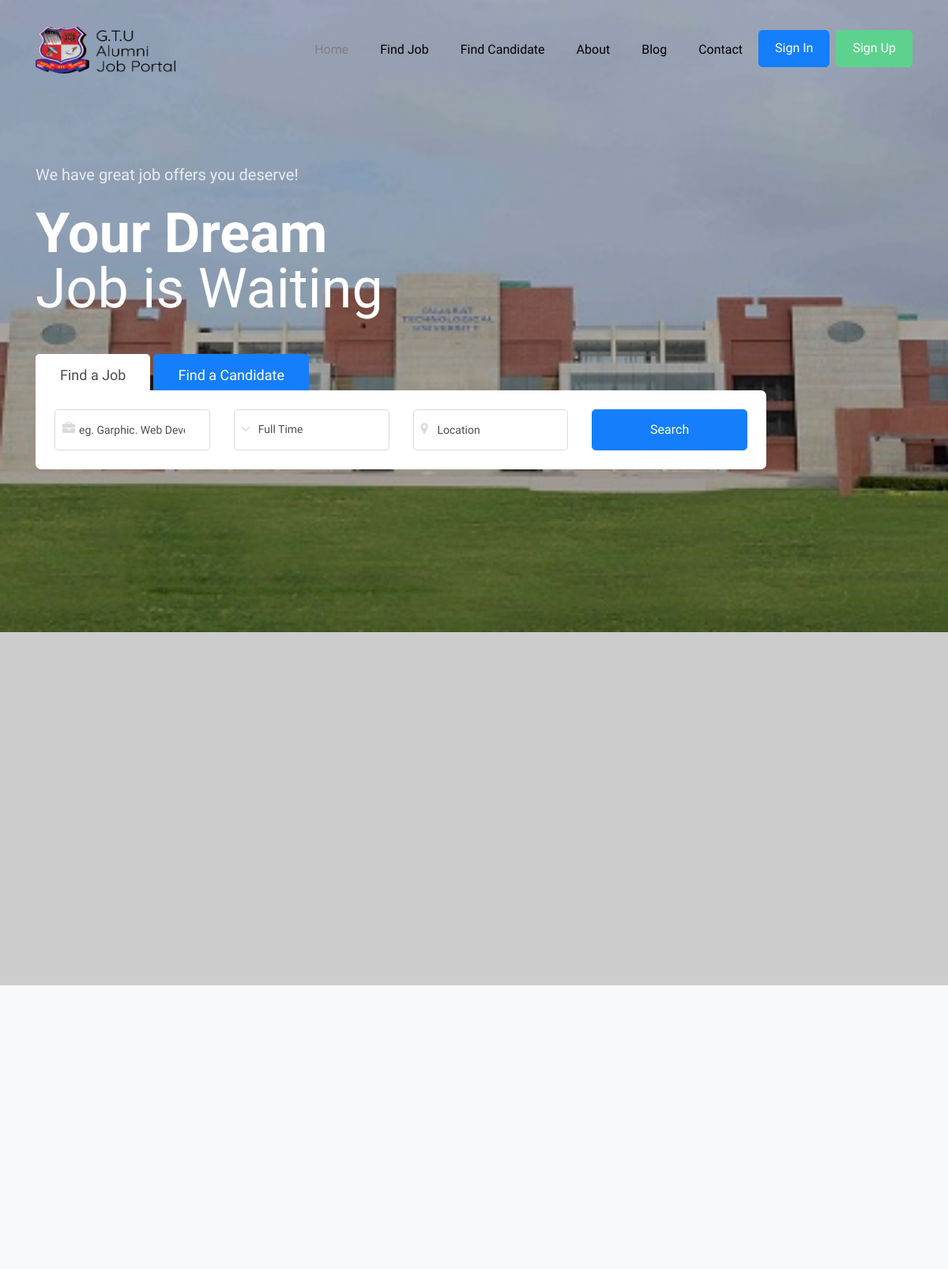
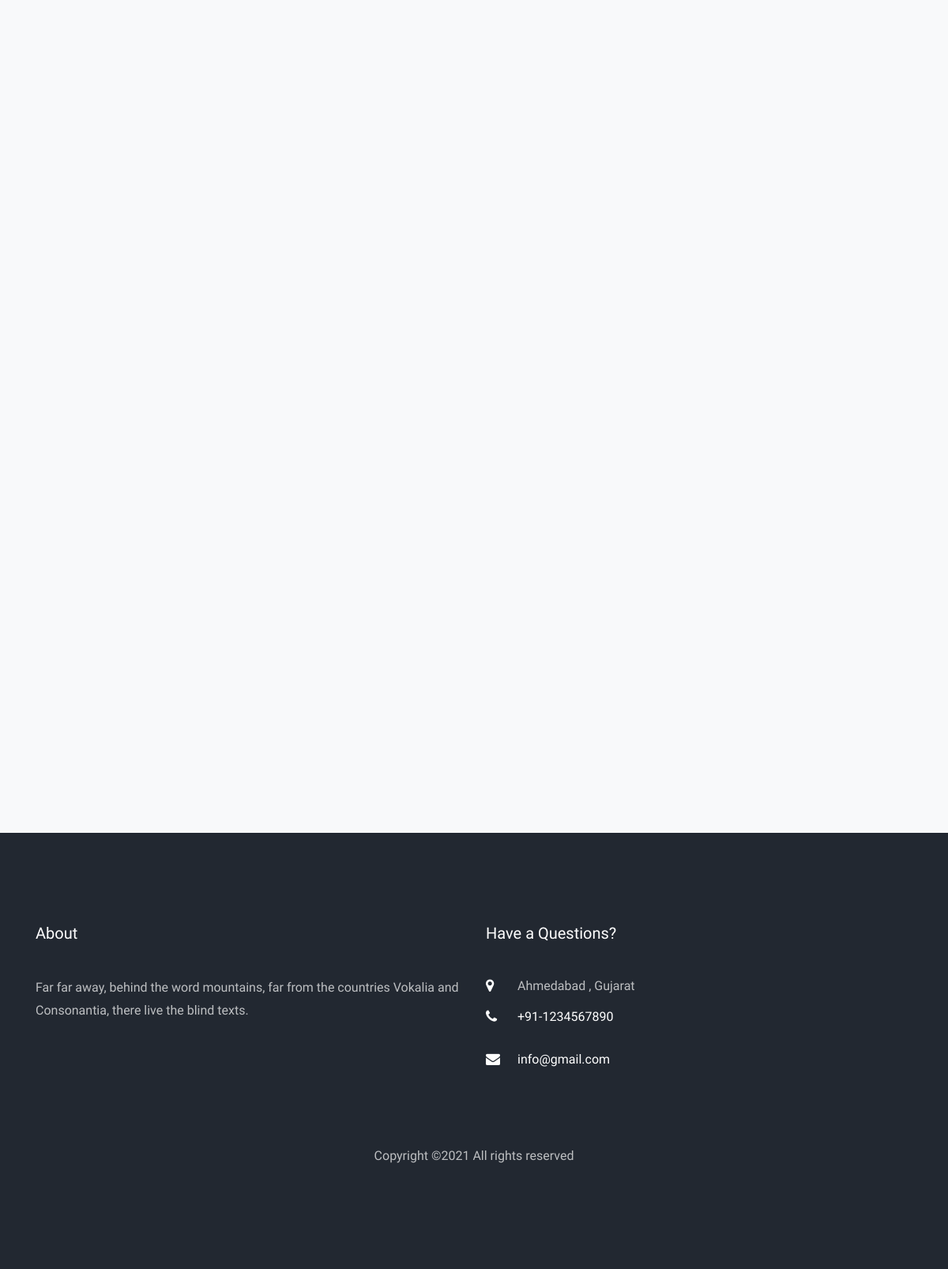
The page / on the database its author committed (2 pictures, top to bottom).
### tables this page shows
CREATE TABLE `page` (
  `id` int(11) NOT NULL,
  `about_info` varchar(255) NOT NULL,
  `contact_address` varchar(255) NOT NULL,
  `contact_number` varchar(255) NOT NULL,
  `contact_email` varchar(255) NOT NULL,
  `contact_website` varchar(255) NOT NULL
);

### common_function.php (called while the page is built, shortened)
		<?php
	function admin_get_field($conn,$fieldName)
	{
		$sql= "SELECT * FROM `page`";
		$result = mysqli_query($conn,$sql);
		if($result)
		{
			if(mysqli_affected_rows($conn))
			{
				while ($row = mysqli_fetch_array($result)) {
					$name = $row[$fieldName];
				}
				return $name;
			}
			else
			{
				return 0;
			}
		}
		else
		{
			return 0;
		}
	}
?>

### index.php (the view, shortened to what this page needs)
  <?php
    include 'header.php';
  ?>
  <?php
    include 'navigation.php';
  ?>
  <div class="hero-wrap js-fullheight" style="background-image: url('images/about_gtu.jpg');">
    <div class="container">
      <div class="row no-gutters slider-text js-fullheight align-items-center justify-content-start" data-scrollax-parent="true">
        <div class="col-xl-10 ftco-animate mb-5 pb-5" data-scrollax=" properties: { translateY: '70%' }">
        	<p class="mb-4 mt-5 pt-5" data-scrollax="properties: { translateY: '30%', opacity: 1.6 }">We have great job offers you deserve!</p>
          <h1 class="mb-5" data-scrollax="properties: { translateY: '30%', opacity: 1.6 }">Your Dream <br><span>Job is Waiting</span></h1>
				<div class="ftco-search">
					<div class="row">
            <div class="col-md-12 nav-link-wrap">
	            <div class="nav nav-pills text-center" id="v-pills-tab" role="tablist" aria-orientation="vertical">
	              <a class="nav-link active mr-md-1" id="v-pills-1-tab" data-toggle="pill" href="#v-pills-1" role="tab" aria-controls="v-pills-1" aria-selected="true">Find a Job</a>
	              <a class="nav-link" id="v-pills-2-tab" data-toggle="pill" href="#v-pills-2" role="tab" aria-controls="v-pills-2" aria-selected="false">Find a Candidate</a>
	            </div>
	          </div>
	          <div class="col-md-12 tab-wrap">
	            <div class="tab-content p-4" id="v-pills-tabContent">
	              <div class="tab-pane fade show active" id="v-pills-1" role="tabpanel" aria-labelledby="v-pills-nextgen-tab">
	              	<form action="search_details.php" class="search-job" method="get">
	              		<div class="row">
	              			<div class="col-md">
	              				<div class="form-group">
		              				<div class="form-field">
		              					<div class="icon"><span class="icon-briefcase"></span></div>
						                <input type="text" class="form-control" placeholder="eg. Garphic. Web Developer" name="job_category" list="job_category" autocomplete="off">
						              </div>
					              </div>
	              			</div>
	              			<div class="col-md">
	              				<div class="form-group">
	              					<div class="form-field">
		              					<div class="select-wrap">
				                      <div class="icon"><span class="ion-ios-arrow-down"></span></div>
				                      <select name="job_type" id="" class="form-control">
				                      	<option value="Full Time">Full Time</option>
				                      </select>
				                    </div>
						              </div>
					              </div>
	              			</div>
	              			<div class="col-md">
	              				<div class="form-group">
	              					<div class="form-field">
		              					<div class="icon"><span class="icon-map-marker"></span></div>
						                <input type="text" name="job_location" class="form-control" placeholder="Location" autocomplete="off" list="job_location">
						              </div>
					              </div>
	              			</div>
	              			<div class="col-md">
	              				<div class="form-group">
	              					<div class="form-field">
						                <input type="submit" value="Search" class="form-control btn btn-primary">
						              </div>
					              </div>
	              			</div>
	              		</div>
	              	</form>
	              </div>
	            </div>
	          </div>
	        </div>
        </div>
        </div>
      </div>
    </div>
  </div>
  <section class="ftco-section ftco-counter">
  	<div class="container">
  		<div class="row justify-content-center mb-5 pb-3">
      </div>
      <div class="row">
      </div>
  	</div>
  </section>
<section class="ftco-section bg-light" style="padding: 3em 0;">
	<div class="container">
		<div class="row justify-content-center mb-2 pb-3">
      </div>
		<div class="row">
		</div>
	</div>
</section>
  <section class="ftco-section bg-light">
    <div class="container">
      <div class="row justify-content-center mb-5 pb-3">
      </div>
      <div class="row d-flex">
      </div>
    </div>
  </section>
  <?php
    include 'footer.php';
  ?>

### footer.php (shortened to what this page needs)
<?php
  $editAbout = admin_get_field($conn,'about_info');
  $editContactAddress = admin_get_field($conn,'contact_address');
  $editContactNumber = admin_get_field($conn,'contact_number');
  $editContactEmail = admin_get_field($conn,'contact_email');
?>
<footer class="ftco-footer ftco-bg-dark ftco-section">
      <div class="container">
        <div class="row mb-5">
          <div class="col-md">
             <div class="ftco-footer-widget mb-4">
              <h2 class="ftco-heading-2">About</h2>
              <p><?php echo $editAbout;?></p>
              <ul class="ftco-footer-social list-unstyled float-md-left float-lft mt-3">
              </ul>
            </div>
          </div>
          <div class="col-md">
            <div class="ftco-footer-widget mb-4">
              <h2 class="ftco-heading-2">Have a Questions?</h2>
              <div class="block-23 mb-3">
                <ul>
                  <li><span class="icon icon-map-marker"></span><span class="text"><?php echo $editContactAddress;?></span></li>
                  <li><a href="javascript:void(0)"><span class="icon icon-phone"></span><span class="text">+91-<?php echo $editContactNumber;?></span></a></li>
                  <li><a href="javascript:void(0)"><span class="icon icon-envelope"></span><span class="text"><?php echo $editContactEmail;?></span></a></li>
                </ul>
              </div>
            </div>
          </div>
        </div>
        <div class="row">
          <div class="col-md-12 text-center">
            <p>Copyright &copy;<script>document.write(new Date().getFullYear());</script> All rights reserved </p>
          </div>
        </div>
      </div>
    </footer>
  </body>
</html>

### css/icomoon.css (style rules this page uses)
[class^="icon-"], [class*=" icon-"] { font-family: 'icomoon' !important; speak: none; font-style: normal; font-weight: normal; font-variant: normal; text-transform: none; line-height: 1; -webkit-font-smoothing: antialiased; -moz-osx-font-smoothing: grayscale; }
.icon-map-marker:before { content: "\f041"; }
.icon-phone:before { content: "\f095"; }
.icon-briefcase:before { content: "\f0b1"; }
.icon-envelope:before { content: "\f0e0"; }

### rows shown on the page
page: about_info "Far far away, behind the word mountains, far from the countries Vokalia and Consonantia, there live the blind texts.", contact_address "Ahmedabad , Gujarat", contact_number "1234567890", contact_email "info@gmail.com"
